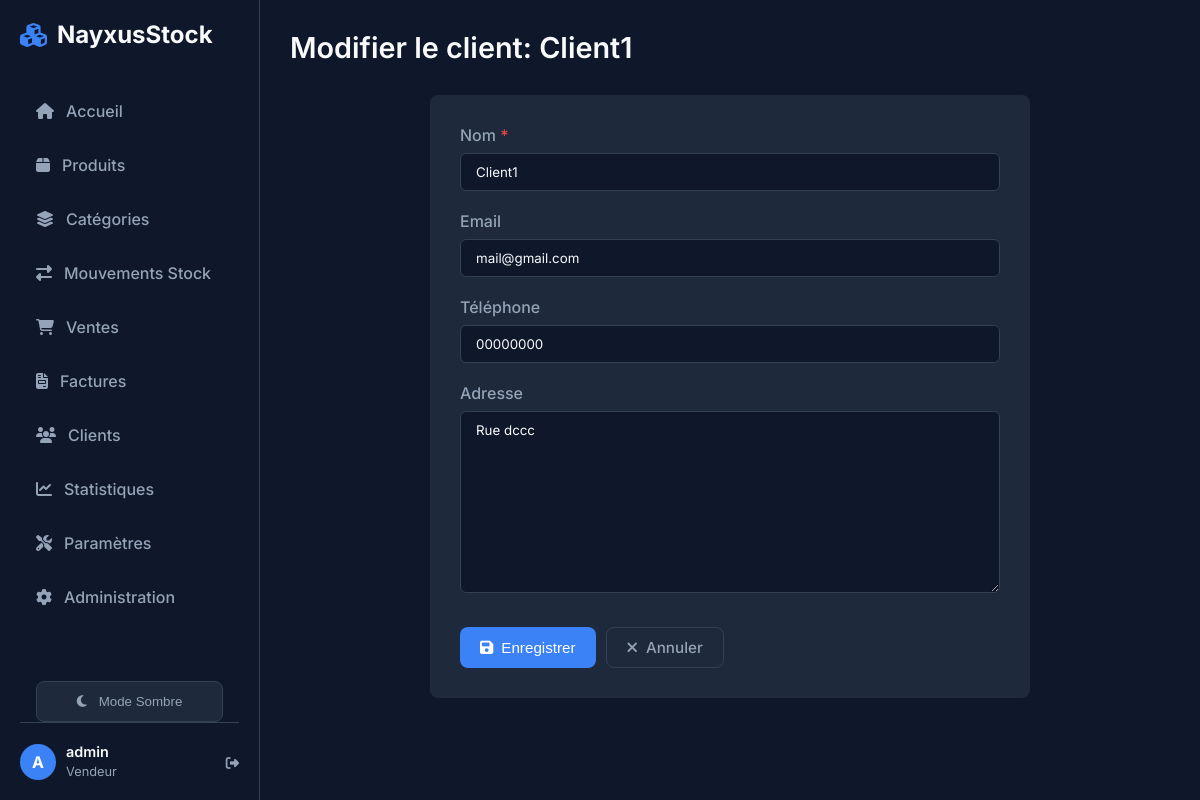
Screenshot of /sales/clients/1/edit/ (signed in) with the database file from the repository.
### core/models.py (models this page shows, shortened)
class StoreSettings(models.Model):
    name = models.CharField(max_length=100, default="NayxusStock", verbose_name="Nom du magasin")
    address = models.TextField(blank=True, null=True, verbose_name="Adresse")
    phone = models.CharField(max_length=50, blank=True, null=True, verbose_name="Téléphone")
    email = models.EmailField(blank=True, null=True, verbose_name="Email")
    logo = models.ImageField(upload_to='logo/', blank=True, null=True, verbose_name="Logo")
    class Meta:
        verbose_name = "Paramètres du magasin"
        verbose_name_plural = "Paramètres du magasin"
    @classmethod
    def get_settings(cls):
        obj, created = cls.objects.get_or_create(id=1)
        return obj

### users/models.py (models this page shows, shortened)
class User(AbstractUser):
    class Role(models.TextChoices):
        ADMIN = "ADMIN", "Administrateur"
        SELLER = "SELLER", "Vendeur"
    role = models.CharField(max_length=50, choices=Role.choices, default=Role.SELLER)
    phone = models.CharField(max_length=20, blank=True, null=True)

### sales/models.py (models this page shows, shortened)
class Customer(models.Model):
    name = models.CharField(max_length=200, verbose_name="Nom")
    email = models.EmailField(blank=True, null=True, verbose_name="Email")
    phone = models.CharField(max_length=20, blank=True, null=True, verbose_name="Téléphone")
    address = models.TextField(blank=True, null=True, verbose_name="Adresse")
    created_at = models.DateTimeField(auto_now_add=True, verbose_name="Date de création")
    class Meta:
        verbose_name = "Client"
        verbose_name_plural = "Clients"

### sales/views.py (the view)
# urls.py: path('clients/<int:pk>/edit/', CustomerUpdateView.as_view(), name='customer_edit'),
class CustomerUpdateView(LoginRequiredMixin, UpdateView):
    model = Customer
    fields = ['name', 'email', 'phone', 'address']
    template_name = 'sales/customer_form.html'
    success_url = reverse_lazy('customer_list')
    def get_context_data(self, **kwargs):
        context = super().get_context_data(**kwargs)
        context['title'] = f'Modifier le client: {self.object.name}'
        return context

### core/context_processors.py (called while the page is built)
def store_info(request):
    return {
        'store': StoreSettings.get_settings()
    }

def stock_alerts(request):
    count = Product.objects.filter(quantity__lte=F('alert_threshold')).count()
    return {
        'low_stock_alert_count': count
    }

### sales/templates/sales/customer_form.html (shortened to what this page needs)
{% extends 'core/base.html' %}
{% block content %}
<div class="page-header">
    <div class="header-title">
        <h1 class="page-title">{{ title }}</h1>
    </div>
</div>
<div
    style="background-color: var(--bg-secondary); padding: 30px; border-radius: 8px; max-width: 600px; margin: 0 auto;">
    <form method="post">
        {% for field in form %}
        <div style="margin-bottom: 20px;">
            <label for="{{ field.id_for_label }}"
                style="display: block; margin-bottom: 8px; color: var(--text-secondary); font-weight: 500;">
                {{ field.label }}
                {% if field.field.required %}<span style="color: #ef4444;">*</span>{% endif %}
            </label>
            <div class="input-wrapper">
                {{ field }}
            </div>
        </div>
        {% endfor %}
        <div style="margin-top: 30px; display: flex; gap: 10px;">
            <button type="submit" class="btn btn-primary">
                <i class="fas fa-save"></i> Enregistrer
            </button>
            <a href="{% url 'customer_list' %}" class="btn btn-outline">
                <i class="fas fa-times"></i> Annuler
            </a>
        </div>
    </form>
</div>
{% endblock %}

### core/templates/core/base.html (shortened to what this page needs)
{% load static %}
<!DOCTYPE html>
<html lang="fr">
<head>
    <link rel="stylesheet" href="https://cdnjs.cloudflare.com/ajax/libs/font-awesome/6.4.0/css/all.min.css">
    <link rel="stylesheet" href="{% static 'css/style.css' %}?v=1.1">
</head>
<body>
    <aside class="sidebar">
        <div class="brand">
            <i class="fas fa-cubes"></i>
            <span>{{ store.name }}</span>
        </div>
        <ul class="nav-links" style="overflow-y: auto; flex: 1; margin-right: -10px; padding-right: 10px;">
            <li class="nav-item">
                <a href="{% url 'dashboard' %}"
                    class="nav-link {% if request.resolver_match.url_name == 'dashboard' %}active{% endif %}">
                    <i class="fas fa-home"></i>
                    <span>Accueil</span>
                </a>
            </li>
            <li class="nav-item">
                <a href="{% url 'product_list' %}"
                    class="nav-link {% if request.resolver_match.url_name == 'product_list' %}active{% endif %}">
                    <i class="fas fa-box" {% if low_stock_alert_count > 0 %}style="color: #ef4444;"{% endif %}></i>
                    <span>Produits</span>
                </a>
            </li>
            <li class="nav-item">
                <a href="{% url 'category_list' %}"
                    class="nav-link {% if request.resolver_match.url_name == 'category_list' %}active{% endif %}">
                    <i class="fas fa-layer-group"></i>
                    <span>Catégories</span>
                </a>
            </li>
            <li class="nav-item">
                <a href="{% url 'stock_movement_list' %}"
                    class="nav-link {% if request.resolver_match.url_name == 'stock_movement_list' %}active{% endif %}">
                    <i class="fas fa-exchange-alt"></i>
                    <span>Mouvements Stock</span>
                </a>
            </li>
            <li class="nav-item">
                <a href="{% url 'sales_list' %}"
                    class="nav-link {% if request.resolver_match.url_name == 'sales_list' %}active{% endif %}">
                    <i class="fas fa-shopping-cart"></i>
                    <span>Ventes</span>
                </a>
            </li>
            <li class="nav-item">
                <a href="{% url 'invoice_list' %}"
                    class="nav-link {% if request.resolver_match.url_name == 'invoice_list' %}active{% endif %}">
                    <i class="fas fa-file-invoice"></i>
                    <span>Factures</span>
                </a>
            </li>
            <li class="nav-item">
                <a href="{% url 'customer_list' %}"
                    class="nav-link {% if request.resolver_match.url_name == 'customer_list' %}active{% endif %}">
                    <i class="fas fa-users"></i>
                    <span>Clients</span>
                </a>
            </li>
            <li class="nav-item">
                <a href="{% url 'statistics' %}"
                    class="nav-link {% if request.resolver_match.url_name == 'statistics' %}active{% endif %}">
                    <i class="fas fa-chart-line"></i>
                    <span>Statistiques</span>
                </a>
            </li>
            {% if user.is_staff or user.is_superuser %}
            <li class="nav-item">
                <a href="{% url 'store_settings' %}"
                    class="nav-link {% if request.resolver_match.url_name == 'store_settings' %}active{% endif %}">
                    <i class="fas fa-tools"></i>
                    <span>Paramètres</span>
                </a>
            </li>
            <li class="nav-item">
                <a href="{% url 'admin:index' %}" class="nav-link">
                    <i class="fas fa-cog"></i>
                    <span>Administration</span>
                </a>
            </li>
            {% endif %}
        </ul>
        <div style="margin-top: 20px; padding: 0 16px;">
            <button id="theme-toggle" class="nav-link" style="width: 100%; border: 1px solid var(--border-color); background: var(--bg-secondary); cursor: pointer; justify-content: center;">
                <i class="fas fa-moon" id="theme-icon"></i>
                <span id="theme-text">Mode Sombre</span>
            </button>
        </div>
        <div class="user-profile">
            <div class="avatar">{{ user.username|make_list|first|upper }}</div>
            <div class="user-info-text">
                <span class="user-name">{{ user.username }}</span>
                <span class="user-role">{{ user.get_role_display|default:"User" }}</span>
            </div>
            <form action="{% url 'logout' %}" method="post" style="display:inline;">
                <button type="submit"
                    style="background:none; border:none; color: var(--text-secondary); cursor: pointer; padding: 0;"><i
                        class="fas fa-sign-out-alt"></i></button>
            </form>
        </div>
    </aside>
    <main class="main-content">
        {% block content %}
        {% endblock %}
    </main>
</body>
</html>

### static/css/style.css (style rules this page uses)
:root { --bg-primary: #0f172a; --bg-secondary: #1e293b; --bg-sidebar: #0f172a; --accent: #3b82f6; --accent-hover: #2563eb; --text-primary: #f8fafc; --text-secondary: #94a3b8; --border-color: #334155; --success: #10b981; --danger: #ef4444; --warning: #f59e0b; --table-header-bg: transparent; --table-row-bg: #1e293b; --font-family: 'Inter', sans-serif; --shadow: 0 4px 12px rgba(0, 0, 0, 0.3); --transition: background-color 0.3s ease, color 0.3s ease, border-color 0.3s ease, transform 0.3s ease; }
body { transition: background-color var(--transition), color var(--transition); }
.sidebar, .main-content, .nav-link, .stat-card, .table-container, tr.data-row td, .btn, .search-bar { transition: var(--transition); }
* { box-sizing: border-box; margin: 0; padding: 0; }
body { background-color: var(--bg-primary); color: var(--text-primary); font-family: var(--font-family); display: flex; min-height: 100vh; }
.sidebar { width: 260px; background-color: var(--bg-sidebar); padding: 20px; display: flex; flex-direction: column; border-right: 1px solid var(--border-color); position: fixed; height: 100vh; left: 0; top: 0; z-index: 100; }
.brand { font-size: 1.5rem; font-weight: bold; color: var(--text-primary); margin-bottom: 40px; display: flex; align-items: center; gap: 10px; }
.brand i { color: var(--accent); }
.nav-links { list-style: none; flex: 1; overflow-y: auto; overflow-x: hidden; padding-right: 5px; }
.nav-item { margin-bottom: 10px; }
.nav-link { display: flex; align-items: center; gap: 12px; padding: 12px 16px; color: var(--text-secondary); text-decoration: none; border-radius: 8px; transition: all 0.2s; font-weight: 500; }
.main-content { margin-left: 260px; flex: 1; padding: 30px; background-color: var(--bg-primary); width: calc(100% - 260px); }
.page-header { display: flex; justify-content: space-between; align-items: center; margin-bottom: 30px; }
.page-title { font-size: 1.8rem; font-weight: 600; }
.btn { padding: 10px 20px; border-radius: 8px; border: none; font-weight: 500; cursor: pointer; text-decoration: none; transition: background 0.2s; display: inline-flex; align-items: center; gap: 8px; font-size: 0.95rem; }
.btn-primary { background-color: var(--accent); color: white; }
.btn-outline { background-color: transparent; border: 1px solid var(--border-color); color: var(--text-secondary); }
.user-profile { margin-top: auto; padding-top: 20px; border-top: 1px solid var(--border-color); display: flex; align-items: center; gap: 10px; }
.avatar { width: 36px; height: 36px; border-radius: 50%; background-color: var(--accent); display: flex; justify-content: center; align-items: center; font-weight: bold; color: white; }
.user-info-text { flex: 1; }
.user-name { font-size: 0.9rem; font-weight: 600; display: block; }
.user-role { font-size: 0.8rem; color: var(--text-secondary); }
.btn { transition: all 0.3s ease; position: relative; overflow: hidden; }
.btn::before { content: ''; position: absolute; top: 50%; left: 50%; width: 0; height: 0; border-radius: 50%; background: rgba(255, 255, 255, 0.1); transform: translate(-50%, -50%); transition: width 0.6s, height 0.6s; }
.nav-link { position: relative; }
.nav-link::after { content: ''; position: absolute; left: 0; top: 50%; transform: translateY(-50%); width: 3px; height: 0; background: var(--accent); border-radius: 0 3px 3px 0; transition: height 0.3s ease; }

### sales/templates/sales/customer_form.html (style rules this page uses)
input[type="text"], input[type="email"], textarea { width: 100%; padding: 10px 15px; background-color: var(--bg-primary); border: 1px solid var(--border-color); border-radius: 6px; color: var(--text-primary); font-family: inherit; }
textarea { min-height: 80px; resize: vertical; }

### rows the page displays
StoreSettings: name "NayxusStock"
User: username|make_list "A", username "admin", role "Vendeur"
Customer: form "Client1" "mail@gmail.com" "00000000" "Rue dccc"

### other values shown
{{ title }} "Modifier le client: Client1"
{{ field.label }} "Nom" "Email" "Téléphone" "Adresse"
